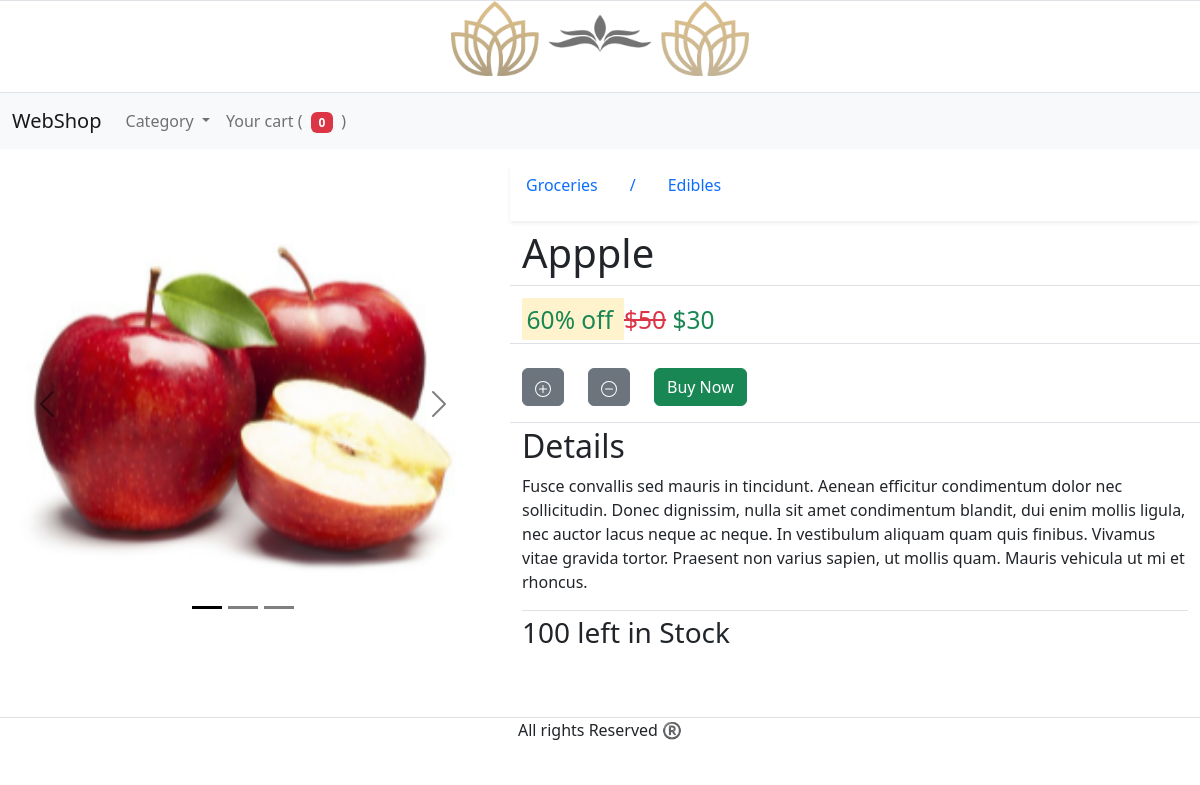
Page /details/appple/ on the committed database.
### homepage/models.py (models this page shows, shortened)
class HomepageImage(models.Model):
    hpimage = models.ImageField(upload_to='homepage_image', null="true", height_field=None, width_field=None, max_length=None)
    class Meta:
        verbose_name = "Homepage Image"
        verbose_name_plural ="Homepage Image"

### detailpage/models.py (models this page shows, shortened)
class ProductModel(models.Model):
    name = models.CharField(max_length=100)
    slug = models.SlugField(default='', null=False, db_index=True)
    mrp = models.IntegerField(null=False)
    selling_price = models.IntegerField(null=False)
    details = models.TextField(null=False)
    availability = models.BooleanField()
    total_stock = models.IntegerField(null=False)
    primary_category = models.ForeignKey(PrimaryCategoryModel, on_delete=models.CASCADE, null=True)
    secondary_category = models.ForeignKey(SecondaryCategoryModel, on_delete=models.CASCADE, null=True)
    thumbnail = models.ImageField( upload_to='thumbnails', height_field=None, width_field=None, max_length=None, null=True)
    product_image_1 = models.ImageField( upload_to='product_image', height_field=None, width_field=None, max_length=None, null=True)
    product_image_2 = models.ImageField( upload_to='product_image', height_field=None, width_field=None, max_length=None, null=True)
    product_image_3 = models.ImageField( upload_to='product_image', height_field=None, width_field=None, max_length=None, null=True)
    class Meta:
        verbose_name = "Prduct"
        verbose_name_plural ="Products"

class PrimaryCategoryModel(models.Model):
    primary_category = models.CharField(max_length=100, null=True)
    category_header = models.ImageField(upload_to='category', null=True, height_field=None, width_field=None, max_length=None)
    class Meta:
        verbose_name ="Primary Category"
        verbose_name_plural ="Primary Categories"
    def __str__(self):
        return self.primary_category

class SecondaryCategoryModel(models.Model):
    Secondary_category = models.CharField(max_length=100, null=True)
    class Meta:
        verbose_name ="Secondary Category"
        verbose_name_plural ="Secondary Categories"
    def __str__(self):
        return self.Secondary_category

### detailpage/views.py (the view)
# urls.py: path('<slug:slug>/', views.detailpage, name = 'detailpage'),
def detailpage(request, slug):
    product = ProductModel.objects.get(slug=slug)
    discount = int((product.selling_price/product.mrp)*100)
    value = sum(get_total_products_quantiy(request))
    hpbanner = HomepageImage.objects.get(pk=2)
    category = PrimaryCategoryModel.objects.all()
    context = {
        'product':product,
        'cart_item_count':value,
        'discount':discount,
        'hpbanner':hpbanner,
        'categories':category,
    }
    return render(request, 'detailpage/detailpage.html',context)

### detailpage/views.py (called while the page is built, shortened)
def get_products_in_cart(request):
    keys = request.session.keys()
    products =[]
    return products

def get_total_products_quantiy(request):
    id = get_products_in_cart(request)
    products_quantity =[]
    for product in id:
        try:
            quantiy_per_product = request.session[f'product_{product.slug}_quantity']
            products_quantity.append(quantiy_per_product)
        except:
            pass
    return products_quantity

### detailpage/templates/detailpage/detailpage.html (shortened to what this page needs)
<!doctype html>
<html lang="en">
  <head>
    <link href="https://cdn.jsdelivr.net/npm/bootstrap@5.2.3/dist/css/bootstrap.min.css" rel="stylesheet">
  </head>
  <div class="row border">
    <div class="col-10 mx-auto mb-3">
      <a class="navbar-brand" href="/"><img id ="hpimage" src="{{hpbanner.hpimage.url}}" class="d-block m-auto" alt="..."></a>
    </div>
  </div>
  <nav class="navbar navbar-expand-lg bg-light">
    <div class="container-fluid">
      <a class="navbar-brand" href="/">WebShop</a>
      <div class="collapse navbar-collapse" id="navbarSupportedContent">
        <ul class="navbar-nav me-auto mb-2 mb-lg-0">
          <li class="nav-item dropdown">
            <a class="nav-link dropdown-toggle" href="#" role="button" data-bs-toggle="dropdown" aria-expanded="false">
              Category
            </a>
          </li>
          <li class="nav-item">
            <a href="/cart/" class="nav-link">Your cart ( {% include 'snippets/badge.html'  %} )</a>
          </li>
        </ul>
      </div>
    </div>
  </nav>
  <body hx-headers='{"X-CSRFToken": "{{ csrf_token }}"}'>
    <div class="row">
      <div class="col-5 order-First">
        <div class="container mb-2 mt-2">
          {% include 'detailpage/snippets/carousel.html' %}
        </div>
      </div>
      <div class="col order-Second">
        <div class="nav-scroller bg-body shadow-sm mb-2">
          <nav class="nav nav-underline" aria-label="Secondary navigation">
            <a class="nav-link" aria-current="page" href="{% url 'homepage:primary' product.primary_category.pk %}">{{product.primary_category}}</a>
            <p class="nav-link">/</p>
            <a class="nav-link" href="{% url 'homepage:secondary' product.secondary_category.pk %}">{{product.secondary_category}}</a>
          </nav>
        </div>
        <div class="container">
          <div class="row row-cols-1">
            <div class="col border-bottom mb-2">
              <h1>{{product.name}}</h1>
            </div>
            <div class="col border-bottom mt-2 mb-2">
              <p class='h3'>
                <small class="text-success">
                <mark class="text-success" >{{discount}}% off </mark>
                </small>
                <small class="text-danger">
                <s>${{product.mrp}}</s>
                </small>
                <small class="text-success">
                  ${{product.selling_price}}
                </small>
              </p>
            </div>
            <div class="col">
                <div class="row row-cols-1 row-cols-sm-2 row-cols-md-5 border-bottom mb-1">
                  {% include 'detailpage/snippets/add_or_delete.html' %}
                  <a href="{% url 'homepage:buynow' product.slug %}"><div class="col mt-3 mb-3 "><button type="button" class="btn btn-success">Buy Now</button></div></a>
                </div>
            <div class="col border-bottom">
              <h2>Details</h2>
              <p id="details">{{product.details}}</p>
            </div>
            <div class="col fs-3">
              {% if product.total_stock <= 0 or product.availability == False %}
              <p>Out Of Stock</p>
              {% else %}
              <p>{{product.total_stock}} left in Stock</p>
              {% endif %}
            </div>
          </div>
        </div>
      </div>
    </div>
  </body>
  <footer class="text-center border-top mt-5">
    <p>All rights Reserved ®️</p>
  </footer>
</html>

### detailpage/templates/detailpage/snippets/carousel.html (shortened to what this page needs)
{% load static %}
<div id="carouselExampleIndicators" class="carousel carousel-dark slide" data-bs-ride="false">
  <div class="carousel-indicators">
    <button type="button" data-bs-target="#carouselExampleIndicators" data-bs-slide-to="0" class="active" aria-current="true" aria-label="Slide 1"></button>
    <button type="button" data-bs-target="#carouselExampleIndicators" data-bs-slide-to="1" aria-label="Slide 2"></button>
    <button type="button" data-bs-target="#carouselExampleIndicators" data-bs-slide-to="2" aria-label="Slide 3"></button>
  </div>
  <div class="carousel-inner">
    <div class="carousel-item active">
      <img src="{{product.product_image_1.url}}" class="d-block w-100" alt="...">
    </div>
  </div>
  <button class="carousel-control-prev" type="button" data-bs-target="#carouselExampleIndicators" data-bs-slide="prev">
    <span class="carousel-control-prev-icon" aria-hidden="true"></span>
  </button>
  <button class="carousel-control-next" type="button" data-bs-target="#carouselExampleIndicators" data-bs-slide="next">
    <span class="carousel-control-next-icon" aria-hidden="true"></span>
  </button>
</div>

### detailpage/templates/detailpage/detailpage.html (style rules this page uses)
#hpimage { max-width: 30%; height: 100%; }

### rows in the picture
HomepageImage: hpimage (picture)
ProductModel: product_image_1 (picture), primary_category "Groceries", secondary_category "Edibles", name "Appple", mrp "50", selling_price "30", details "Fusce convallis sed mauris in tincidunt. Aenean efficitur condimentum dolor nec sollicitudin. Donec dignissim, nulla sit amet condimentum blandit, dui enim mollis ligula, nec auctor lacus neque ac neque. In vestibulum aliquam quam quis finibus. Vivamus vitae gravida tortor. Praesent non varius sapien, ut mollis quam. Mauris vehicula ut mi et rhoncus.", total_stock "100"

### other values in the picture
{{ cart_item_count }} "0"
{{ discount }} "60"
